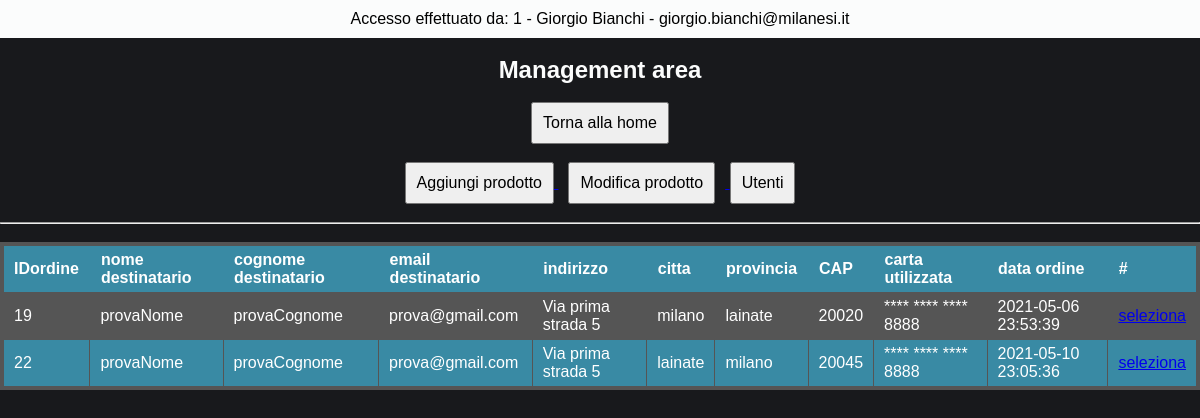
Page /management/viewUser.select.ordini.php?IDutente=37 (signed in) on the earlier database version.
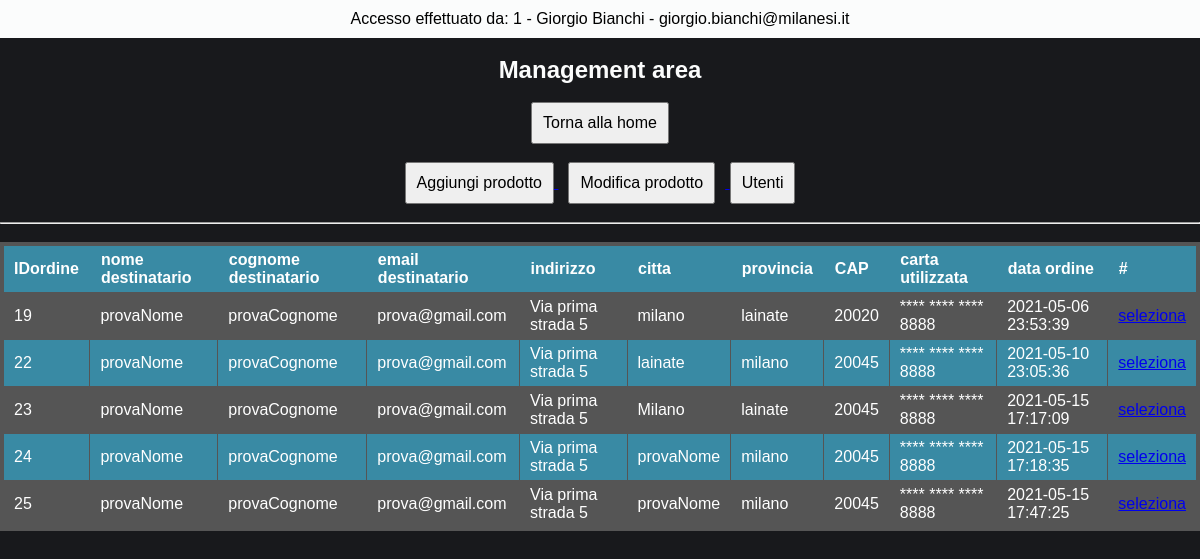
Same page on the later database version.
### tables this page shows
CREATE TABLE `dipendenti` (
  `IDdipendente` int(11) NOT NULL AUTO_INCREMENT,
  `nome` varchar(30) DEFAULT NULL,
  `cognome` varchar(30) DEFAULT NULL,
  `data_nascita` date DEFAULT NULL,
  `luogo_nascita` varchar(30) DEFAULT NULL,
  `sesso` varchar(1) DEFAULT NULL,
  `provincia_sigla` varchar(2) DEFAULT NULL,
  `codice_fiscale` varchar(16) DEFAULT NULL,
  `salario_mensile` decimal(10,2) DEFAULT NULL,
  `ore_lavoro_settimanali` int(11) DEFAULT NULL,
  `email_personale` varchar(50) DEFAULT NULL,
  `email_aziendale` varchar(50) DEFAULT NULL,
  `password_aziendale` varchar(30) DEFAULT NULL,
  PRIMARY KEY (`IDdipendente`),
  UNIQUE KEY `codice_fiscale` (`codice_fiscale`,`email_personale`,`email_aziendale`)
);

CREATE TABLE `ordine` (
  `IDordine` int(11) NOT NULL AUTO_INCREMENT,
  `nome_destinatario` varchar(30) DEFAULT NULL,
  `cognome_destinatario` varchar(30) DEFAULT NULL,
  `email_destinatario` varchar(80) DEFAULT NULL,
  `indirizzo` varchar(100) DEFAULT NULL,
  `citta` varchar(30) DEFAULT NULL,
  `provincia` varchar(30) DEFAULT NULL,
  `cap` int(11) DEFAULT NULL,
  `numero_carta_utilizzata` varchar(19) DEFAULT NULL,
  `data_ordine` datetime DEFAULT NULL,
  `latitudine` varchar(25) DEFAULT NULL,
  `longitudine` varchar(25) DEFAULT NULL,
  `altitudine` varchar(25) DEFAULT NULL,
  `idutente` int(11) DEFAULT NULL,
  PRIMARY KEY (`IDordine`),
  KEY `idutente` (`idutente`),
  CONSTRAINT `ordine_ibfk_1` FOREIGN KEY (`idutente`) REFERENCES `utenti` (`IDutente`)
);

### management/viewUser.select.ordini.php (the view, shortened to what this page needs)
<?php
include '../dbConfig/dbConfig.php';
include '../dbConfig/dbConfig_dip.php';
?>
<!DOCTYPE html>
<html>
  <?php
    $IDutente = $_GET["IDutente"];
    $email_aziendale = $_SESSION['email_aziendale'];
    $sql_dip = "SELECT * FROM dipendenti WHERE email_aziendale = '$email_aziendale'";
            $result_dip = $conn2->query($sql_dip);
            $row_dip = $result_dip->fetch_assoc();
    $sql = "SELECT * FROM utenti WHERE IDutente = '$IDutente'";
            $result = $conn->query($sql);
            $row = $result->fetch_assoc();
  ?>
  <head>
    <link rel="stylesheet" href="./css/style.management.css">
  </head>
  <body >
      <div class="header-page">
        <div class="header">
          <p> Accesso effettuato da: <?php echo "{$row_dip["IDdipendente"]} - {$row_dip["nome"]} {$row_dip["cognome"]} - {$row_dip["email_aziendale"]}" ?> </p>
        </div>
        <br>
        <h2> Management area </h2>
        <br>
        <a href="./managementPage.php"> <button name="management-page"> Torna alla home </button> </a>
        <br><br>
        <a href="./aggiungiProdotto.php"> <button name="agg-prod"> Aggiungi prodotto </button> </a>
        <a href="./modificaProdotto.php"> <button name="mod-prod" style="margin: 0 10px;"> Modifica prodotto </button> </a>
        <a href="./viewUser.php"> <button name="view-user"> Utenti </button> </a>
        <br><br><hr><br>
      </div>
    <form action="<?php echo $_SERVER['PHP_SELF']; ?>" method="post">
      <?php
          $sql_ordini = "SELECT * FROM ordine WHERE idutente = '$IDutente' ORDER BY data_ordine";
                             $result_ordini = $conn->query($sql_ordini);
          ?>
          <table class="steelBlueCols">
            <tr>
              <thead>
                <th> IDordine </th>
                <th> nome destinatario </th>
                <th> cognome destinatario </th>
                <th> email destinatario </th>
                <th> indirizzo </th>
                <th> citta </th>
                <th> provincia </th>
                <th> CAP </th>
                <th> carta utilizzata </th>
                <th> data ordine </th>
                <th> # </th>
              </thead>
            </tr>
            <tbody>
          <?php
          while ($row_ordini = $result_ordini->fetch_assoc()) {
            ?>
              <tr>
                <td> <?php echo $row_ordini["IDordine"] ?> </td>
                <td> <?php echo $row_ordini["nome_destinatario"] ?> </td>
                <td> <?php echo $row_ordini["cognome_destinatario"] ?> </td>
                <td> <?php echo $row_ordini["email_destinatario"] ?> </td>
                <td> <?php echo $row_ordini["indirizzo"] ?> </td>
                <td> <?php echo $row_ordini["citta"] ?> </td>
                <td> <?php echo $row_ordini["provincia"] ?> </td>
                <td> <?php echo $row_ordini["cap"] ?> </td>
                <td> <?php echo $row_ordini["numero_carta_utilizzata"] ?> </td>
                <td> <?php echo $row_ordini["data_ordine"] ?> </td>
                <td class="text-a">
                  <?php echo "<a href=./viewUser.select.ordine.acquisto.php?IDutente={$row['IDutente']}&IDordine={$row_ordini["IDordine"]}>" ?>
                    seleziona
                  </a>
                </td>
              </tr>
            <?php
          }
          ?>
        </tbody>
      </table>
    </form>
  </body>
</html>

### management/css/style.management.css (style rules this page uses)
* { font-family: "Montserrat", sans-serif; padding: 0; margin: 0; }
body { background-color: rgb(24,25,28); color: #FBFCFC; text-align: center; box-sizing: content-box; }
.header-page button { padding: 10px; font-size: 16px; }
.header { width: 100%; position: flex; background: #FBFCFC; color: black; padding: 10px 0; }
table.steelBlueCols { border: 4px solid #555555; background-color: #555555; width: 100%; text-align: left; border-collapse: collapse; }
table.steelBlueCols td, table.steelBlueCols th { border: 1px solid #555555; padding: 5px 10px; }
table.steelBlueCols tbody td { font-size: 16px; color: white; }
table.steelBlueCols tr:nth-child(even) { background: #398AA4; }
table.steelBlueCols thead { background: #398AA4; }
table.steelBlueCols thead th { font-size: 16px; font-weight: bold; color: white; text-align: left; border-left: 2px solid #398AA4; }
table.steelBlueCols thead th:first-child { border-left: none; }
table.steelBlueCols td a { width: 100%; }
.text-a { text-align: center; }

Differences in the rows shown:
added ordine: IDordine "23", nome_destinatario "provaNome", cognome_destinatario "provaCognome", email_destinatario "prova@gmail.com", indirizzo "Via prima strada 5", citta "Milano", provincia "lainate", cap "20045", numero_carta_utilizzata "**** **** **** 8888", data_ordine "2021-05-15 17:17:09"
added ordine: IDordine "24", nome_destinatario "provaNome", cognome_destinatario "provaCognome", email_destinatario "prova@gmail.com", indirizzo "Via prima strada 5", citta "provaNome", provincia "milano", cap "20045", numero_carta_utilizzata "**** **** **** 8888", data_ordine "2021-05-15 17:18:35"
added ordine: IDordine "25", nome_destinatario "provaNome", cognome_destinatario "provaCognome", email_destinatario "prova@gmail.com", indirizzo "Via prima strada 5", citta "provaNome", provincia "milano", cap "20045", numero_carta_utilizzata "**** **** **** 8888", data_ordine "2021-05-15 17:47:25"
